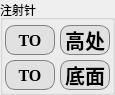
     <widget class="QGroupBox" name="groupBox_5">
      <property name="geometry">
       <rect>
        <x>130</x>
        <y>60</y>
        <width>115</width>
        <height>95</height>
       </rect>
      </property>
      <property name="toolTip">
       <string>注射针高度调节</string>
      </property>
      <property name="title">
       <string>注射针</string>
      </property>
      <widget class="QPushButton" name="BTN_SET_INJ_HIGH">
       <property name="geometry">
        <rect>
         <x>60</x>
         <y>25</y>
         <width>50</width>
         <height>30</height>
        </rect>
       </property>
       <property name="font">
        <font>
         <family>华文楷体</family>
         <pointsize>15</pointsize>
         <italic>false</italic>
         <bold>true</bold>
        </font>
       </property>
       <property name="cursor">
        <cursorShape>OpenHandCursor</cursorShape>
       </property>
       <property name="focusPolicy">
        <enum>Qt::NoFocus</enum>
       </property>
       <property name="toolTip">
        <string>设置为高处</string>
       </property>
       <property name="styleSheet">
        <string notr="true">QPushButton {
	border: 1px solid gray;
	border-radius: 10px;
    background-color: rgb(225, 225, 225);
	font-family: 华文楷体;
	font-size: 15pt;
	color: black;
	font: bold;
}
QPushButton:checked {
	border: 1px solid #3a8ee6;
	border-radius: 10px;
    background-color: rgba(0, 255, 50, 0.5);
	font-family: 华文楷体;
	font-size: 15pt;
	color: black;
	font: bold;
}</string>
       </property>
       <property name="text">
        <string>高处</string>
       </property>
       <property name="checkable">
        <bool>true</bool>
       </property>
      </widget>
      <widget class="QPushButton" name="BTN_SET_INJ_BOTTOM">
       <property name="geometry">
        <rect>
         <x>60</x>
         <y>60</y>
         <width>50</width>
         <height>30</height>
        </rect>
       </property>
       <property name="font">
        <font>
         <family>华文楷体</family>
         <pointsize>15</pointsize>
         <italic>false</italic>
         <bold>true</bold>
        </font>
       </property>
       <property name="cursor">
        <cursorShape>OpenHandCursor</cursorShape>
       </property>
       <property name="focusPolicy">
        <enum>Qt::NoFocus</enum>
       </property>
       <property name="toolTip">
        <string>设置为底面</string>
       </property>
       <property name="styleSheet">
        <string notr="true">QPushButton {
	border: 1px solid gray;
	border-radius: 10px;
    background-color: rgb(225, 225, 225);
	font-family: 华文楷体;
	font-size: 15pt;
	color: black;
	font: bold;
}
QPushButton:checked {
	border: 1px solid #3a8ee6;
	border-radius: 10px;
    background-color: rgba(0, 255, 50, 0.5);
	font-family: 华文楷体;
	font-size: 15pt;
	color: black;
	font: bold;
}</string>
       </property>
       <property name="text">
        <string>底面</string>
       </property>
       <property name="checkable">
        <bool>true</bool>
       </property>
      </widget>
      <widget class="QPushButton" name="BTN_INJ_TO_BOTTOM">
       <property name="geometry">
        <rect>
         <x>5</x>
         <y>60</y>
         <width>50</width>
         <height>30</height>
        </rect>
       </property>
       <property name="cursor">
        <cursorShape>OpenHandCursor</cursorShape>
       </property>
       <property name="focusPolicy">
        <enum>Qt::NoFocus</enum>
       </property>
       <property name="styleSheet">
        <string notr="true">QPushButton {
	border: 1px solid gray;
	border-radius: 10px;
    background-color: rgb(225, 225, 225);
	font-family: Times New Roman;
	font-size: 12pt;
	color: black;
	font: bold;
}
QPushButton:hover {
	border: 1px solid #3a8ee6;
	border-radius: 10px;
    background-color: rgba(0, 255, 0, 0.7);
	font-family: Times New Roman;
	font-size: 12pt;
	color: black;
	font: bold;
}</string>
       </property>
       <property name="text">
        <string>TO</string>
       </property>
      </widget>
      <widget class="QPushButton" name="BTN_INJ_TO_HIGH">
       <property name="geometry">
        <rect>
         <x>5</x>
         <y>25</y>
         <width>50</width>
         <height>30</height>
        </rect>
       </property>
       <property name="cursor">
        <cursorShape>OpenHandCursor</cursorShape>
       </property>
       <property name="focusPolicy">
        <enum>Qt::NoFocus</enum>
       </property>
       <property name="styleSheet">
        <string notr="true">QPushButton {
	border: 1px solid gray;
	border-radius: 10px;
    background-color: rgb(225, 225, 225);
	font-family: Times New Roman;
	font-size: 12pt;
	color: black;
	font: bold;
}
QPushButton:hover {
	border: 1px solid #3a8ee6;
	border-radius: 10px;
    background-color: rgba(0, 255, 0, 0.7);
	font-family: Times New Roman;
	font-size: 12pt;
	color: black;
	font: bold;
}</string>
       </property>
       <property name="text">
        <string>TO</string>
       </property>
      </widget>
     </widget>
